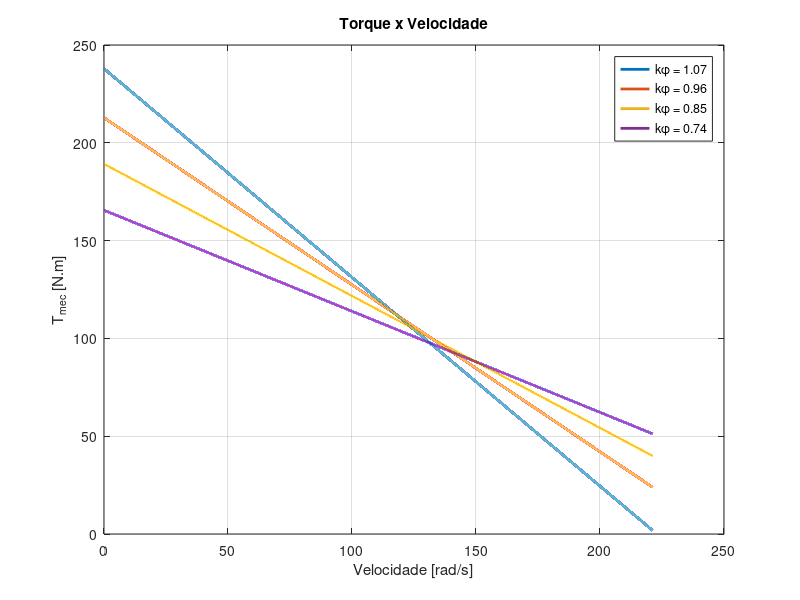

Write MATLAB code to recreate this figure.
clc
clear;

% Características do motor
Ra = 1.086; % Resistencia de armadura
Ia = 1.672;
Laf = 0.6458;
If = 1.667;
Va = 240; % Tensão de terminal
Tem = 1.8;

kphi = Laf * If; % K phi nominal
w0 = (kphi*Va - Tem*Ra)/(kphi*kphi) % Velocidade a vazio = 238.18

Pmech = linspace(0,w0,100000); % Potência mecânica
Te = kphi*((Va-kphi*Pmech))/Ra;
plot(Pmech,Te,'LineWidth',2)

title('Torque x Velocidade')
ylabel('T_{mec} [N.m]')
xlabel('Velocidade [rad/s]')
grid on
hold on

kphi = 1.07*0.9; % K phi 90%
Te = kphi*((Va-Pmech*kphi))/Ra;
plot(Pmech,Te,'LineWidth',2)
hold on

kphi = 1.07*0.8; % K phi 80%
Te = kphi*((Va-Pmech*kphi))/Ra;
plot(Pmech,Te,'LineWidth',2)
hold on

kphi = 1.07*0.7; % K phi 70%
Te = kphi*((Va-Pmech*kphi))/Ra;
plot(Pmech,Te,'LineWidth',2)
legend('k\phi = 1.07','k\phi = 0.96','k\phi = 0.85','k\phi = 0.74')
hold off